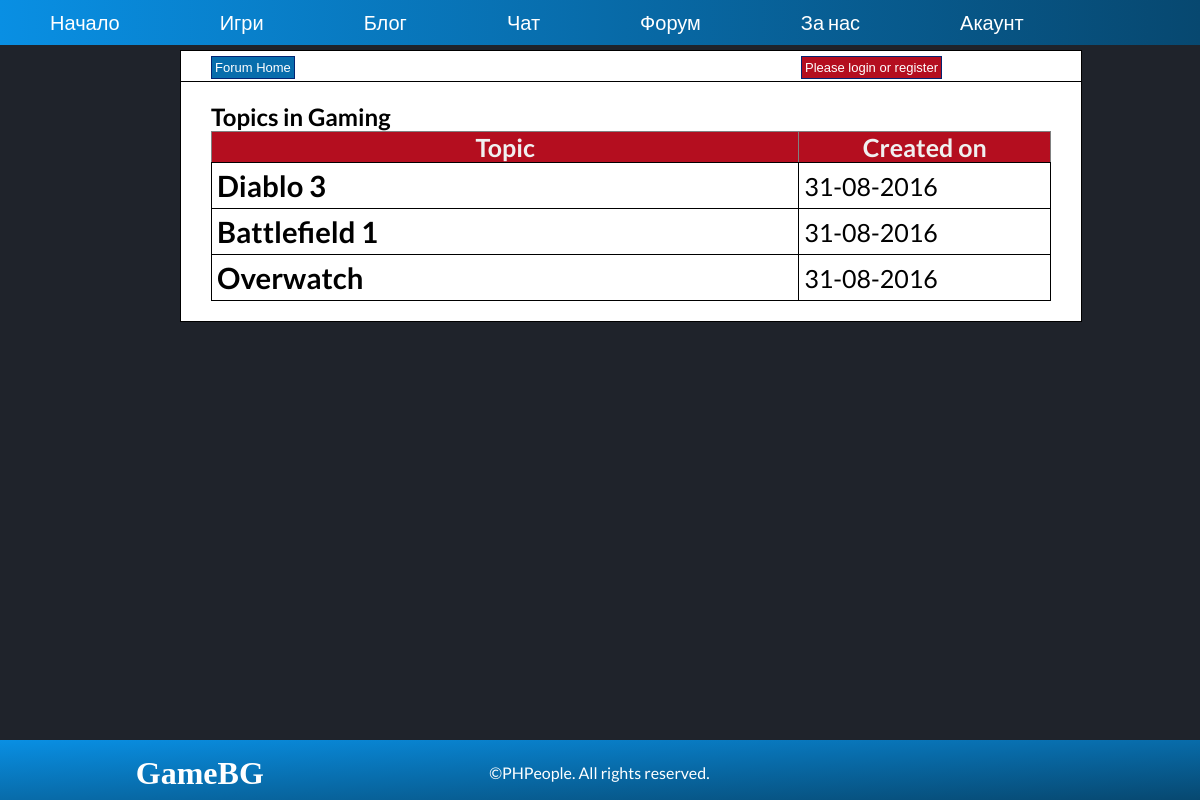
Screenshot of /forum_category.php?id=17 with the database file from the repository.
### tables this page shows
CREATE TABLE `forum_categories` (
  `cat_id` int(8) NOT NULL,
  `cat_name` varchar(255) NOT NULL,
  `cat_description` varchar(255) NOT NULL
);

CREATE TABLE `forum_topics` (
  `topic_id` int(8) NOT NULL,
  `topic_subject` varchar(255) NOT NULL,
  `topic_date` datetime NOT NULL,
  `topic_cat` int(8) NOT NULL,
  `topic_by` int(8) NOT NULL
);

### forum_category.php (the view, shortened to what this page needs)
<?php
include 'forum-header.php';
?>
<div class="forum-wrapper">
<div class="forum-content">
    <?php
    require 'forum_connect.php';
    $sql = "SELECT cat_id, cat_name, cat_description FROM forum_categories WHERE cat_id = '" . mysqli_real_escape_string($con, $_GET['id']) . "'";
    $result = mysqli_query($con, $sql);
    if (!$result)
    {
        echo 'Error displaying the category' . mysqli_error($con);
    }
    else {
        if (mysqli_num_rows($result) == 0) {
            echo 'This category does not exist';
        } else {
            while ($row = mysqli_fetch_assoc($result)) {
                echo '<h2>Topics in ' . $row['cat_name'] . '</h2>';
            }
            $sql = "SELECT topic_id, topic_subject, topic_date, topic_cat FROM forum_topics WHERE topic_cat = '" . mysqli_real_escape_string($con, $_GET['id']) . "'";
            $result = mysqli_query($con, $sql);
            if (!$result) {
                echo 'Error displaying the topics' . mysqli_error($con);
            } else {
                if (mysqli_num_rows($result) == 0) {
                    echo 'There are no topics in this category';
                } else {
                    echo '<table border="1">
                        <tr>
                        <th>Topic</th>
                        <th>Created on</th>
                        </tr>';
                    while ($row = mysqli_fetch_assoc($result)) {
                        echo '<tr>';
                        echo '<td class="leftpart">';
                        echo '<h3><a href="forum_topic.php?id=' . $row['topic_id'] . '">' . $row['topic_subject'] . '</a><h3>';
                        echo '</td>';
                        echo '<td class="rightpart">';
                        echo date('d-m-Y', strtotime($row['topic_date']));
                        echo '</td>';
                        echo '</tr>';
                    }
                }
            }
        }
    }
    ?>
</div>
</div>

### style.css (style rules this page uses)
* { margin: 0; padding: 0; }
td { font-size: 25px; padding-top: 10px; padding-left: 10px; color: white; border-color: white; text-align: center; border-width: 2px; }
th { font-size: 25px; color: white; text-align: center; }

### styles/home-content.css (style rules this page uses)
table, tr { padding-left: 10%; padding-right: 10%; }
td { border: 1px solid black; }

### styles/forum-style.css (style rules this page uses)
body { background-color: #1f232b; text-align: center; font-family: 'Lato', sans-serif; }
.forum-wrapper { margin-left: 15%; margin-right: 15%; width: 70%; margin-top: 48px; }
.forum-content { background-color: #fff; border: 1px solid #000; float: left; padding: 20px 30px; text-align: left; width: 100%; }
table { border-collapse: collapse; width: 100%; }
table a { color: #000; }
th { background-color: #B40E1F; color: #F0F0F0; }
td { padding: 5px; color: black; text-align: left; }
h3 { margin: 0; padding: 0; }
.leftpart { width: 70%; }
.rightpart { width: 30%; }
a, a:visited, a:hover, a:active { text-decoration: none; }

### rows the page displays
forum_categories: cat_name "Gaming"
forum_topics: topic_subject "Diablo 3", topic_date "31-08-2016"
forum_topics: topic_subject "Battlefield 1", topic_date "31-08-2016"
forum_topics: topic_subject "Overwatch", topic_date "31-08-2016"
